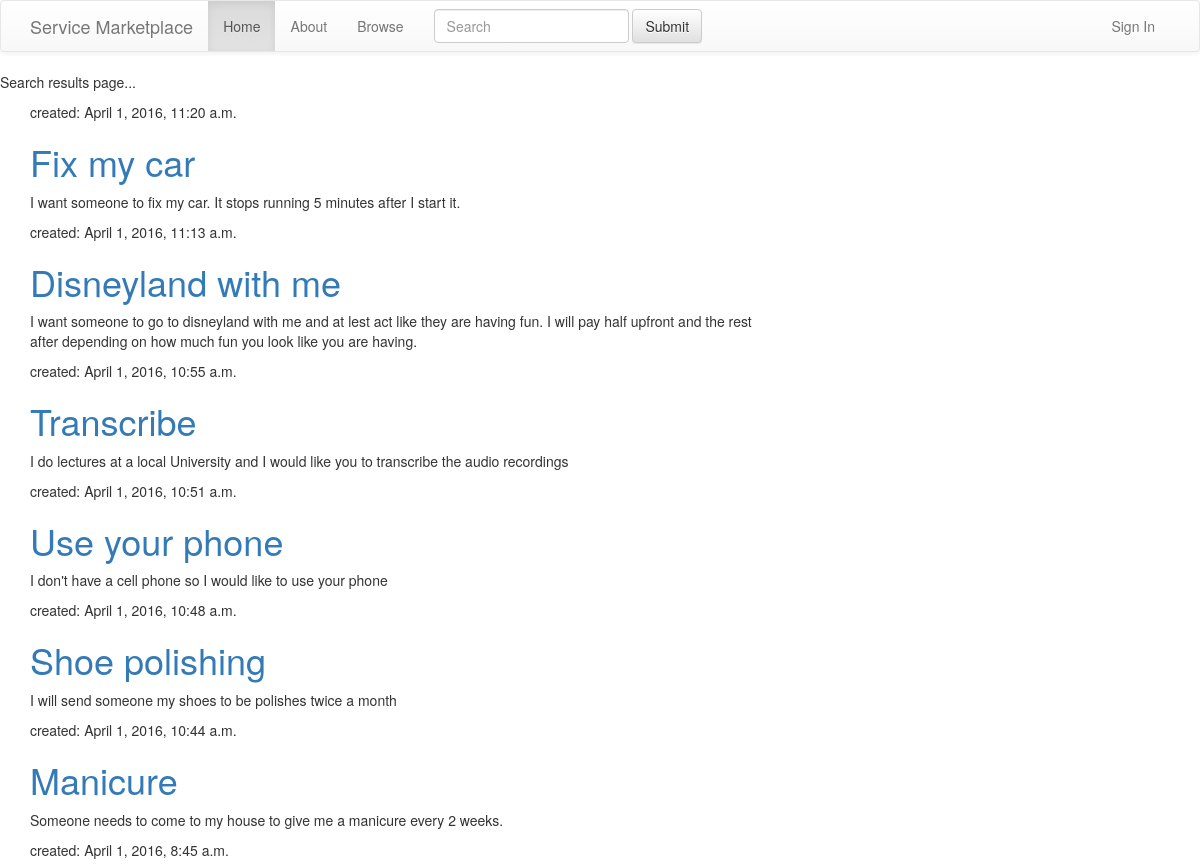
/search/ (upper part), run on an earlier commit of the app's database.
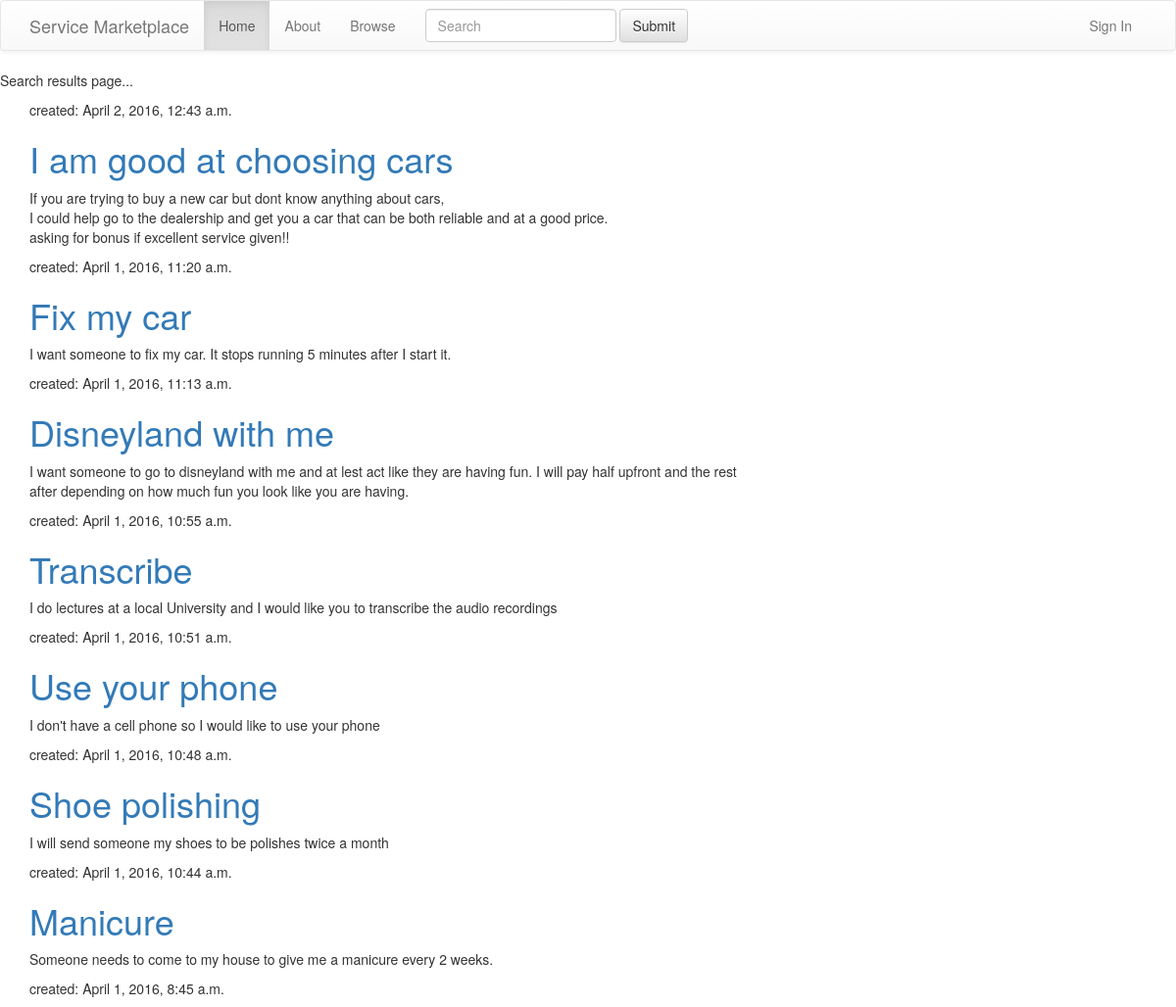
And on a later commit of the database.
### market/models.py (models this page shows, shortened)
class Service(models.Model):
    client= models.ForeignKey(
        settings.AUTH_USER_MODEL,
        related_name='service_client',
        null=True,
        blank=True
    )
    service_provider = models.ForeignKey(
        settings.AUTH_USER_MODEL,
        related_name='service_service_providers',
        null=True,
        blank=True
    )
    title = models.CharField(max_length=100)
    description = models.TextField()
    location = models.CharField(max_length=50, default="U.S.")
    final_time = models.CharField(max_length=20, default="0")
    category = models.CharField(max_length=50, default="Other")
    bid = models.DecimalField(
        max_digits=10,
        decimal_places=2,
        default=1000.00
    )
    created_date = models.DateTimeField(default=timezone.now)

### market/views.py (the view)
# urls.py: url(r'^search/$', views.search, name="search"),
def search(request):
    query = request.GET.get('q')
    if query:
        results = (Service.objects.filter(title__contains=query) |  \
                   Service.objects.filter(description__contains=query)).order_by('-created_date')
    else:
        results = Service.objects.all().order_by('-created_date')
    return render(request, 'market/search_result.html', {'results': results})

### market/templates/market/search_result.html
{% extends "market/base.html" %}
{% block content %}
    <p>Search results page...</p>
    <div class="content container">
        <div class="row">
            <div class="col-md-8">
                {% for service in results %}
                    <div class="service">
                        <div class="date">
                            <p>created: {{ service.created_date }}</p>
                        </div>
                        <h1><a href="">{{ service.title }}</a></h1>
                        <p>{{ service.description|linebreaks }}</p>
                    </div>
                {% endfor %}
            </div>
        </div>
    </div>
{% endblock %}

What changed in the data, as far as the page shows it:
added Service: created_date "April 2, 2016, 12:43 a.m.", title "I am good at choosing cars", description "If you are trying to buy a new car but dont know anything about cars, I could help go to the dealership and get you a car that can be both reliable and at a good price. asking for bonus if excellent service given!!"
